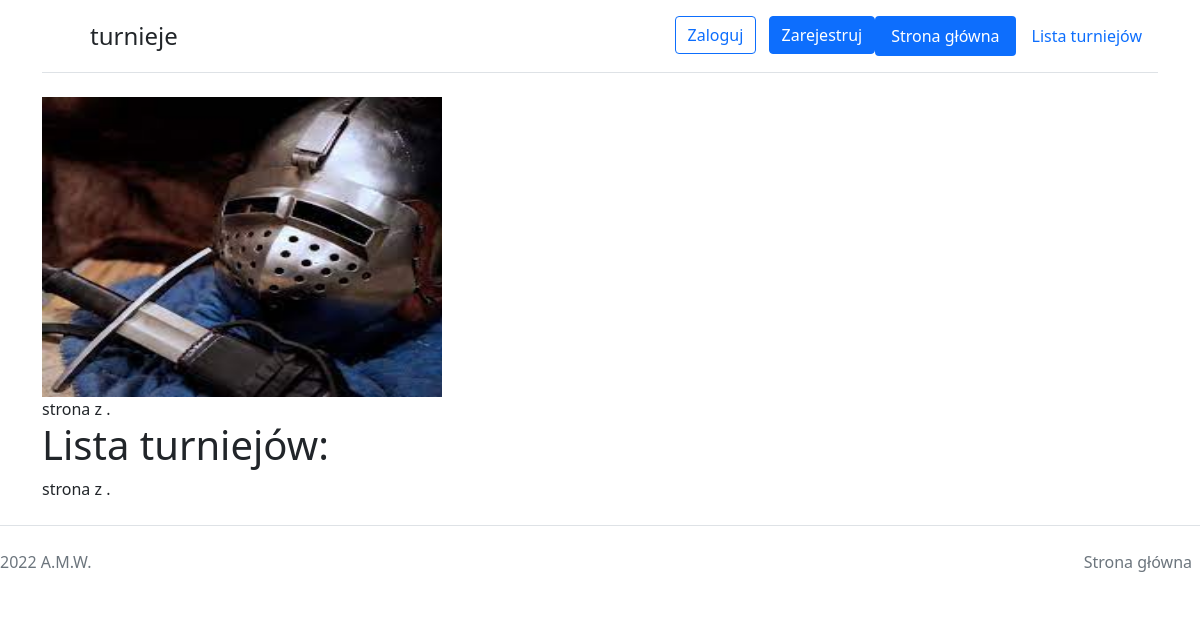
Before: /tournaments/ with the older database file.
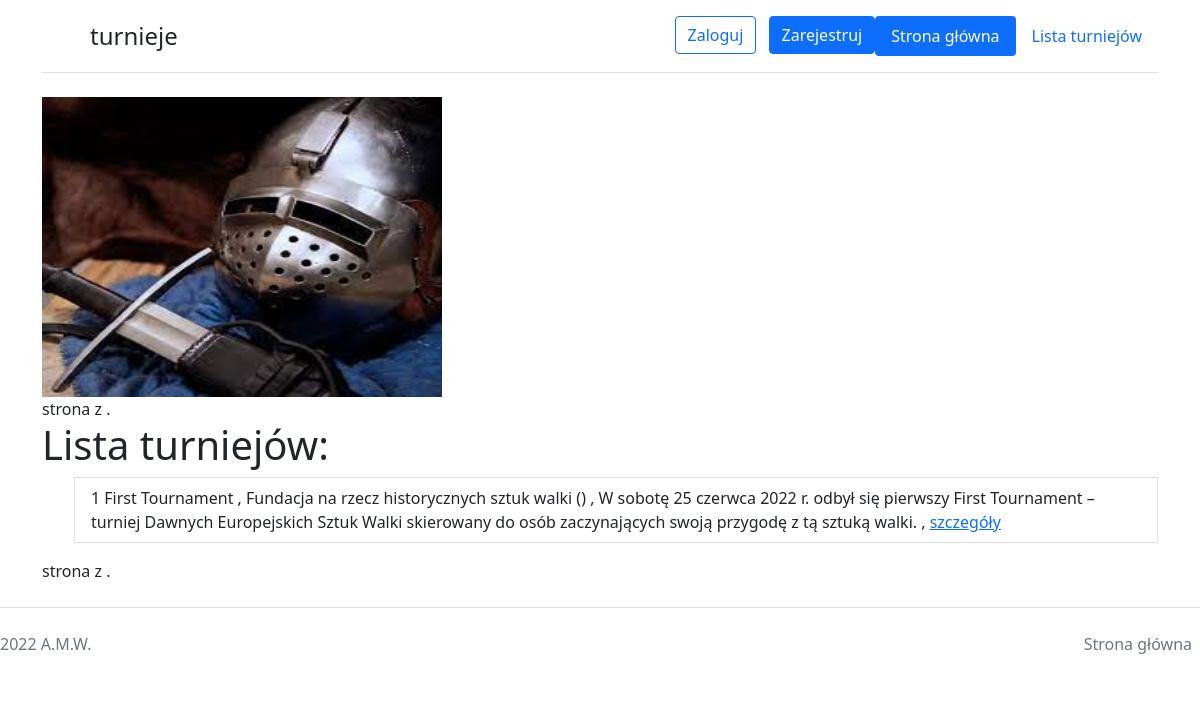
After: the same page with the newer database file.
### tournaments/models.py (models this page shows, shortened)
class Tournament(models.Model):
    title = models.CharField(max_length=255)
    description = models.TextField(null=True, blank=True)
    organizer = models.ForeignKey("Organizer", on_delete=models.CASCADE, related_name="organized_tournaments", null=True, blank=True)
    image = ImageField(upload_to="tournaments/logos/%Y/%m/%d/", blank=True, null=True)
    class Meta:
        verbose_name = "Turniej"
        verbose_name_plural = "Turnieje"

class Organizer(models.Model):
    name = models.CharField(max_length=255)
    description = models.TextField(null=True, blank=True)
    def __str__(self):
        return f"{self.name} ({self.description})"
    class Meta:
        verbose_name = "Organizator"
        verbose_name_plural = "organizatorzy"

### tournaments/views.py (the view)
# urls.py: path('', tournaments_list, name="tournaments_list"),
def tournaments_list(request):
    tournaments = Tournament.objects.all()
    paginator = Paginator(tournaments, 10)
    page_number = request.GET.get('page')
    tournaments_list = paginator.get_page(page_number)
    context = {'tournaments' : tournaments}
    return render(request, "tournaments_list.html", context)

### tournaments/templates/tournaments_list.html (shortened to what this page needs)
{% extends "base.html" %}
{% block content %}
    <img src="/static/sword.jpeg" width="400" height="300" alt="zdj">
         <div class="pagination">
        <span class = "step-links">
        <span class="current">
            strona {{ tournaments_list.number}}  z {{ tournaments_list.paginator.num_pages }}.
        </span>
        </span>
    </div>
    <h1>Lista turniejów:</h1>
{% for tournament in tournaments  %}
        <div class="list-group">
        <ol>
            <li class="list-group-item">
               {{ tournament.id}}    {{  tournament.title }} , {{  tournament.organizer }} , {{  tournament.description }} ,
                 <a href = "{% url 'tournaments:details' tournament.id %}" > szczegóły
                </a>
            </li>
        </ol>
        </div>
    {% endfor %}
    <div class="pagination">
        <span class = "step-links">
        <span class="current">
            strona {{ tournaments_list.number}}  z {{ tournaments_list.paginator.num_pages }}.
        </span>
        </span>
    </div>
{% endblock %}

### main/templates/base.html (shortened to what this page needs)
{% load static %}
<!DOCTYPE html>
<html lang="en">
<head>
    <link href="https://cdn.jsdelivr.net/npm/bootstrap@5.1.3/dist/css/bootstrap.min.css" rel="stylesheet">
</head>
<body>
<div class="container">
    <header class="d-flex flex-wrap justify-content-center py-3 mb-4 border-bottom">
      <a href="/" class="d-flex align-items-center mb-3 mb-md-0 me-md-auto text-dark text-decoration-none">
        <svg class="bi me-2" width="40" height="32"><use xlink:href="#bootstrap"></use></svg>
          <span class="fs-4">turnieje</span>
      </a>
    <div class="col-md-3 text-end">
        {%  if user.is_authenticated %}
            <a type ="button" class="btn btn-outline-primary me-2" href="{% url "logout" %}">Wyloguj</a>
        {% else %}
            <a type="button" class="btn btn-outline-primary me-2" href="{% url "login" %}">Zaloguj</a>
            <a type="button" class="btn btn-primary" href="{% url "register:register" %}">Zarejestruj</a>
        {% endif %}
    </div>
      <ul class="nav nav-pills">
        <li class="nav-item"><a href="{% url 'main:home' %}" class="nav-link active" aria-current="page">Strona główna</a></li>
        <li class="nav-item"><a href="{% url 'tournaments:tournaments_list' %}" class="nav-link">Lista turniejów</a></li>
      </ul>
    </header>
</div>
<div class="container">
    {% block content %}
    {% endblock %}
</div>
{% block footer %}
  <footer class="d-flex flex-wrap justify-content-between align-items-center py-3 my-4 border-top">
    <p class="col-md-4 mb-0 text-muted"> 2022 A.M.W. </p>
    <a href="/" class="col-md-4 d-flex align-items-center justify-content-center mb-3 mb-md-0 me-md-auto link-dark text-decoration-none">
      <svg class="bi me-2" width="5" height="4"><use xlink:href="#bootstrap"></use></svg>
    </a>
    <ul class="nav col-md-4 justify-content-end">
      <li class="nav-item"><a href="{% url 'main:home' %}" class="nav-link px-2 text-muted">Strona główna</a></li>
    </ul>
  </footer>
{% endblock %}
</body>
</html>

Changed rows visible on the page:
added Tournament: id "1", title "First Tournament", organizer "Fundacja na rzecz historycznych sztuk walki ()", description "W sobotę 25 czerwca 2022 r. odbył się pierwszy First Tournament – turniej Dawnych Europejskich Sztuk Walki skierowany do osób zaczynających swoją przygodę z tą sztuką walki."
